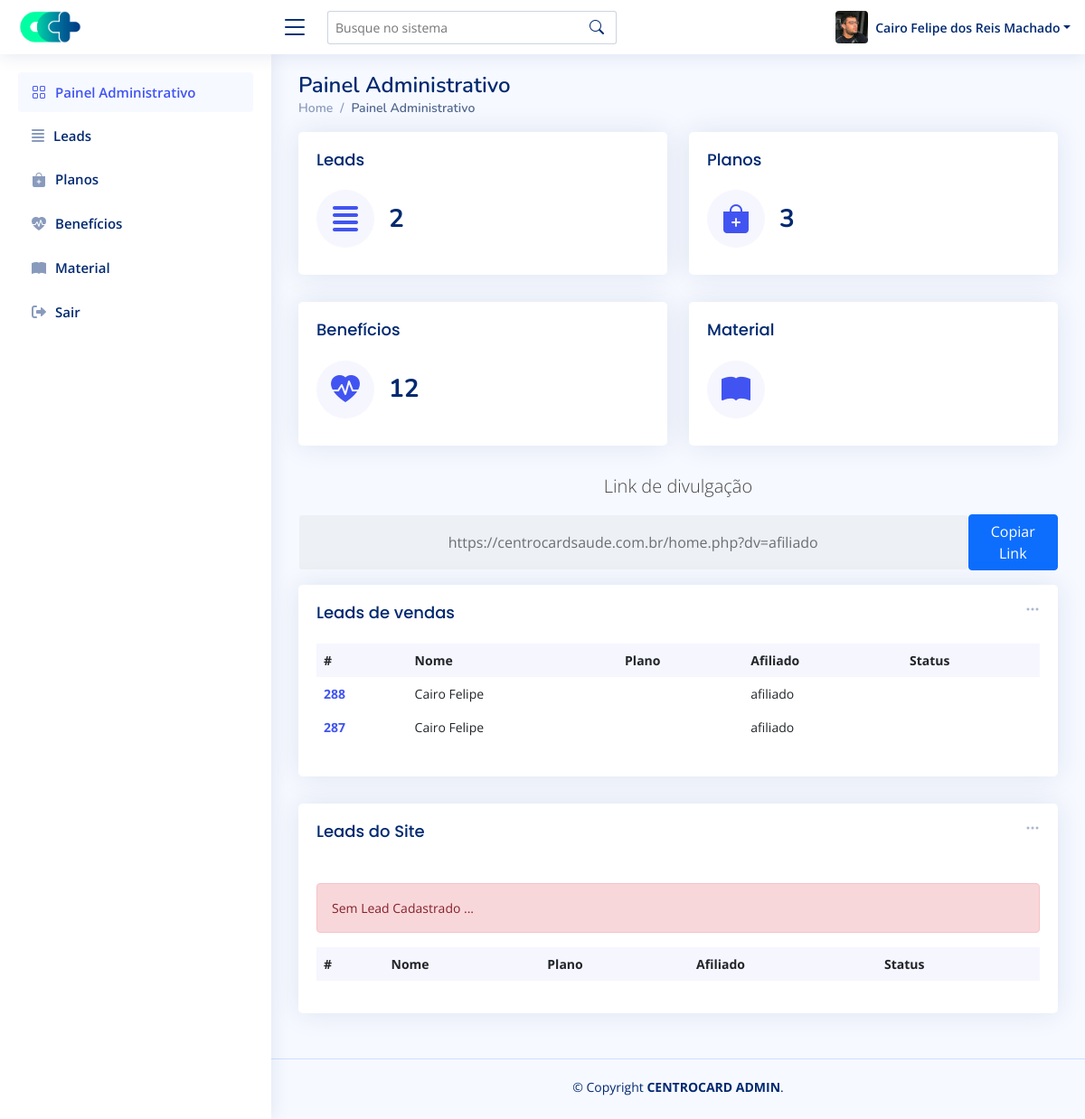
The page /admin/painel-controle.php (signed in) on the database as committed earlier.
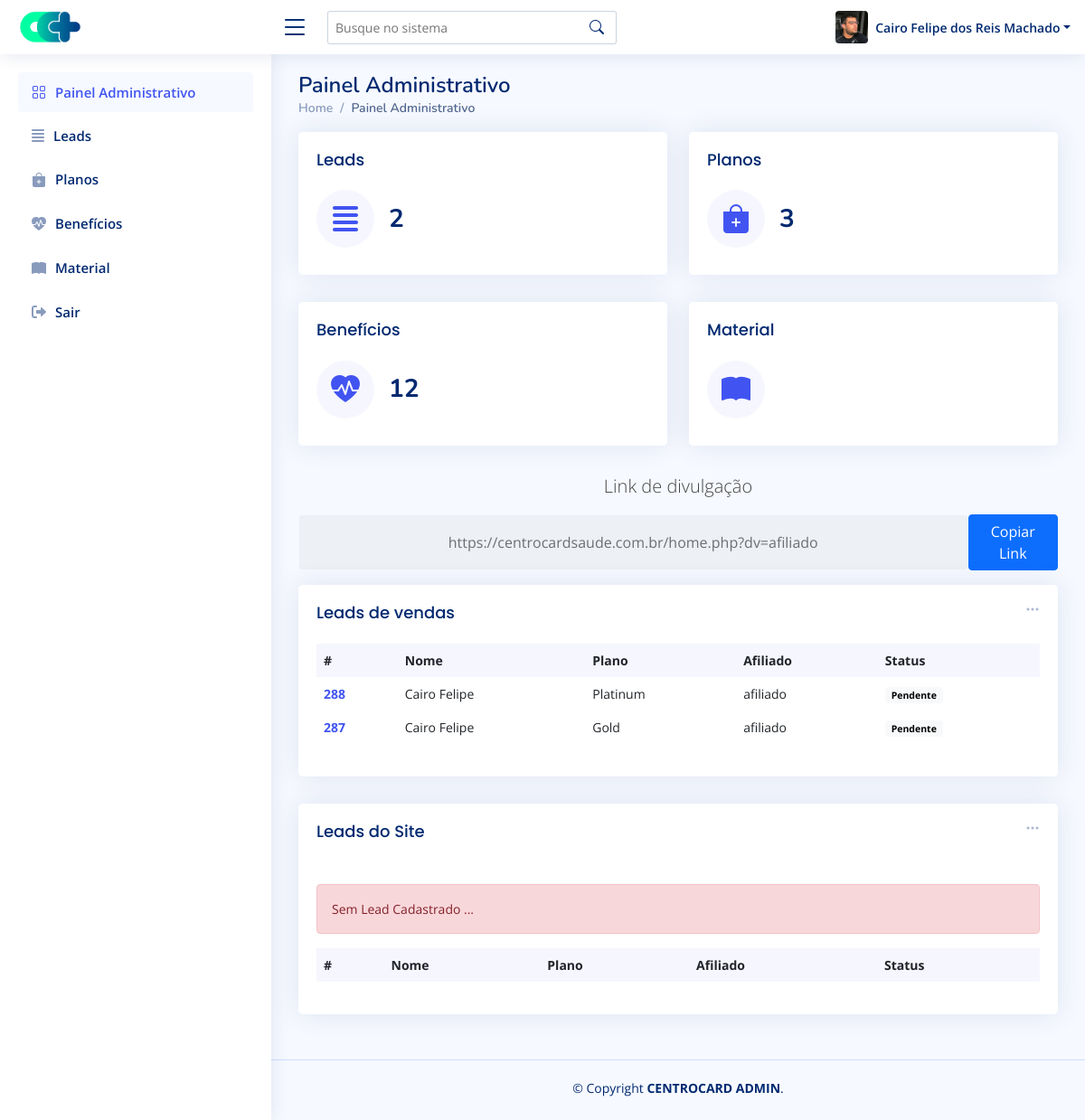
The same page on the database as committed later.
### tables this page shows
CREATE TABLE `leads` (
  `id` int(11) NOT NULL AUTO_INCREMENT,
  `nome` varchar(100) DEFAULT NULL,
  `whats` varchar(50) DEFAULT NULL,
  `opc` varchar(50) DEFAULT NULL,
  `email` varchar(50) DEFAULT NULL,
  `msg` varchar(1000) DEFAULT NULL,
  `data_envio` timestamp NULL DEFAULT current_timestamp(),
  `dv` varchar(100) DEFAULT NULL,
  `tipo` varchar(10) DEFAULT NULL,
  `status` varchar(50) DEFAULT NULL,
  `user_vz` varchar(100) DEFAULT NULL,
  `data_vz` varchar(100) DEFAULT NULL,
  `user_ok` varchar(100) DEFAULT NULL,
  `data_ok` varchar(100) DEFAULT NULL,
  `plan` varchar(50) DEFAULT NULL,
  PRIMARY KEY (`id`)
);

### admin/painel-controle.php (the view, shortened to what the changed rows need)
<?php
require_once 'dbconfig.php';
?>
<!DOCTYPE html>
<html lang="pt-br">
<head>
  <link rel="stylesheet" href="https://cdnjs.cloudflare.com/ajax/libs/font-awesome/6.0.0-beta3/css/all.min.css" />
  <link href="assets/vendor/bootstrap/css/bootstrap.min.css" rel="stylesheet">
  <link rel="stylesheet" href="https://cdn.jsdelivr.net/npm/bootstrap-icons@1.8.1/font/bootstrap-icons.css">
  <link href="assets/vendor/remixicon/remixicon.css" rel="stylesheet">
  <link href="assets/vendor/boxicons/css/boxicons.min.css" rel="stylesheet">
  <link href="assets/vendor/quill/quill.snow.css" rel="stylesheet">
  <link href="assets/vendor/quill/quill.bubble.css" rel="stylesheet">
  <link href="assets/vendor/simple-datatables/style.css" rel="stylesheet">
  <link href="assets/css/style.css" rel="stylesheet">
</head>
<body>
  <main id="main" class="main">
    <div class="pagetitle">
      <h1>Painel Administrativo</h1>
    </div>
    <section class="section dashboard">
      <div class="row">
        <div class="col-lg-12">
          <div class="row">
            <?php
            if (($_SESSION['type'] == 1) or ($_SESSION['type'] == 2) or ($_SESSION['type'] == 3)) {
            ?>
                          <?php
                          if ($_SESSION['type'] == 2) {
                          ?>
                              <?php
                              $sth = $DB_con->prepare("SELECT count(*) as total from leads where dv='$_SESSION[login]'");
                              $sth->execute();
                              print_r($sth->fetchColumn());
                              ?>
                          <?php }  ?>
                            <?php
                            $sth = $DB_con->prepare('SELECT count(*) as total from plans');
                            $sth->execute();
                            print_r($sth->fetchColumn());
                            ?>
                            <?php
                            $sth = $DB_con->prepare('SELECT count(*) as total from benefits');
                            $sth->execute();
                            print_r($sth->fetchColumn());
                            ?>
            <?php
            }
            ?>
            <?php
            if (($_SESSION['type'] == 1) or ($_SESSION['type'] == 2) or ($_SESSION['type'] == 3)) {
            ?>
              <div class="col-12">
                <div class="card recent-sales">
                  <div class="card-body">
                    <table class="table table-borderless datatable">
                      <thead>
                        <tr>
                          <th scope="col">#</th>
                          <th scope="col">Nome</th>
                          <th scope="col">Plano</th>
                          <th scope="col">Afiliado</th>
                          <th scope="col">Status</th>
                        </tr>
                      </thead>
                      <tbody>
                        <?php
                        if ($_SESSION['type'] == 2) {
                        ?>
                          <?php
                          $stmt = $DB_con->prepare("SELECT id, nome, whats,email,opc,data_envio,tipo,dv,status,plan FROM leads where dv='$_SESSION[login]' and tipo='1' ORDER BY id DESC");
                          $stmt->execute();
                          if ($stmt->rowCount() > 0) {
                            while ($row = $stmt->fetch(PDO::FETCH_ASSOC)) {
                              extract($row);
                          ?>
                              <tr>
                                <th scope="row"><a href="#"><?php echo $id; ?></a></th>
                                <td>Cairo Felipe</td>
                                <td><a href="#" class="text-primary"></a><?php echo $plan; ?></td>
                                <td><?php echo $dv; ?></td>
                                <?php
                                if ($status == 1) {
                                ?>
                                  <td><span class="badge bg-light text-black">Pendente</span></td>
                                <?php } ?>
                              </tr>
                            <?php
                            }
                          }
                        }
                        ?>
                      </tbody>
                    </table>
                  </div>
                </div>
              </div>
              <div class="col-12">
                <div class="card recent-sales">
                  <div class="card-body">
                    <table class="table table-borderless datatable">
                      <thead>
                        <tr>
                          <th scope="col">#</th>
                          <th scope="col">Nome</th>
                          <th scope="col">Plano</th>
                          <th scope="col">Afiliado</th>
                          <th scope="col">Status</th>
                        </tr>
                      </thead>
                    </table>
                  </div>
                </div>
              </div>
            <?php
            }
            ?>
          </div>
        </div>
      </div>
    </section>
  </main>
</body>
</html>

Rows that differ between the two databases and show on the page:
changed leads id 288: plan (not shown) → "Platinum"; status empty → "1" (drawn)
changed leads id 287: plan (not shown) → "Gold"; status empty → "1" (drawn)
